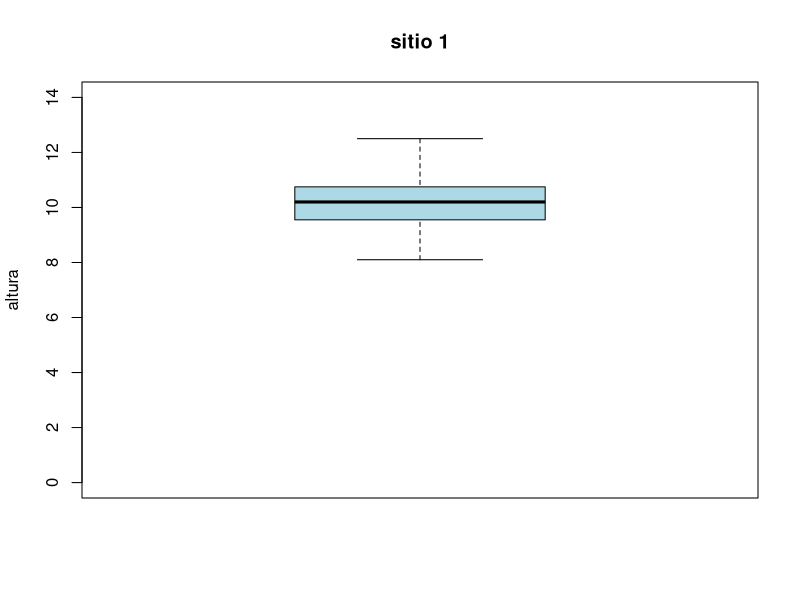

Write the R code that produced this figure.
# Gildardo Gracia Rocha 
# 21/08/2023
# Matricula: 2070834


# importar datos ----------------------------------------------------------
#Funcion read.csv (sirve para importar datos csv a R)
setwd("C:/Repositorio/Met_ES/codigos")

mediciones <- read.csv("mediciones.csv", header = TRUE)
head(mediciones) #funion head (sirve para ver los primeros 6 datos)



# descriptivas ------------------------------------------------------------
#medidas de tendencia central media, mediana, rango

mean(mediciones$alturas)
median(mediciones$altura)
range(mediciones$alturas)
fivenum(mediciones$alturas)

# medias de dispersiondesviacion estandar, varianza 

sd(mediciones$alturas)
var(mediciones$alturas)



# graficas ----------------------------------------------------------------

boxplot(mediciones$alturas, col = "lightblue", ylab = "altura", main = "sitio 1", ylim = c(0,14))



# hipotesis ---------------------------------------------------------------

# xobs = 10.17 vs xteo =11
# plantas de cedro deben alcanzar una altura de 11cm en un año 
# de acuerdo a los dichos de viveristas 
# el valor alfa de refencia es 0.05


# procedimientos  ---------------------------------------------------------
# Primer paso aplicar la funcion de t.test (nunca se pone la media pero si los datos de origen)

#ejemplo (el "mu"es la muestra teorica) (df es grados de liverdad o es igual a el numero de datos con lo que estoy comparando)

t.test(mediciones$alturas, mu = 11)

t.test(mediciones$alturas, mu =10.5)

t.test(mediciones$alturas, mu=10.6)        

t.test(mediciones$alturas, mu=10.55)


# replicabilidad ----------------------------------------------------------
#guardar la prueba de t en un objeto llamado "prueba"

prueba <- t.test(mediciones$alturas, mu =11)

#conocer los grados de livertad 

prueba$parameter

#conocer el p-value
#se acepta la hipotesis alternativa h1
prueba$p.value

#conocer intervalos de confianza 

prueba$conf.int

#conocer la media o el estimado 

prueba$estimate
